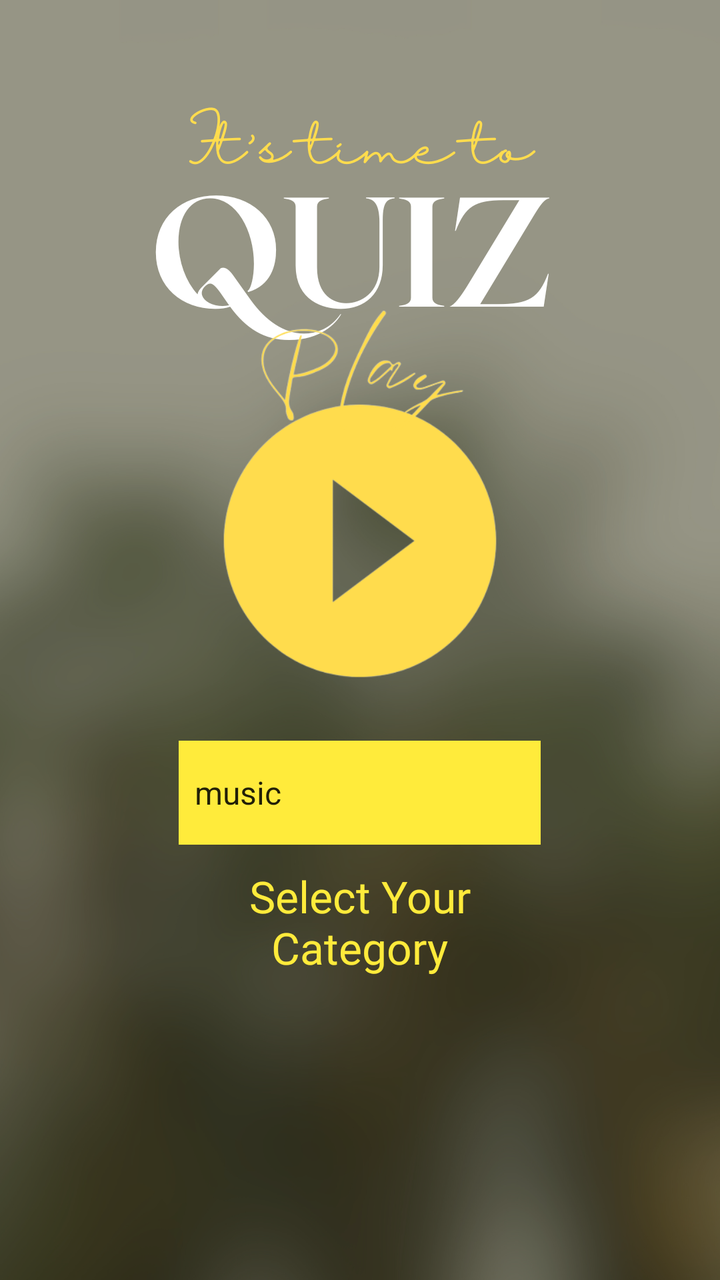
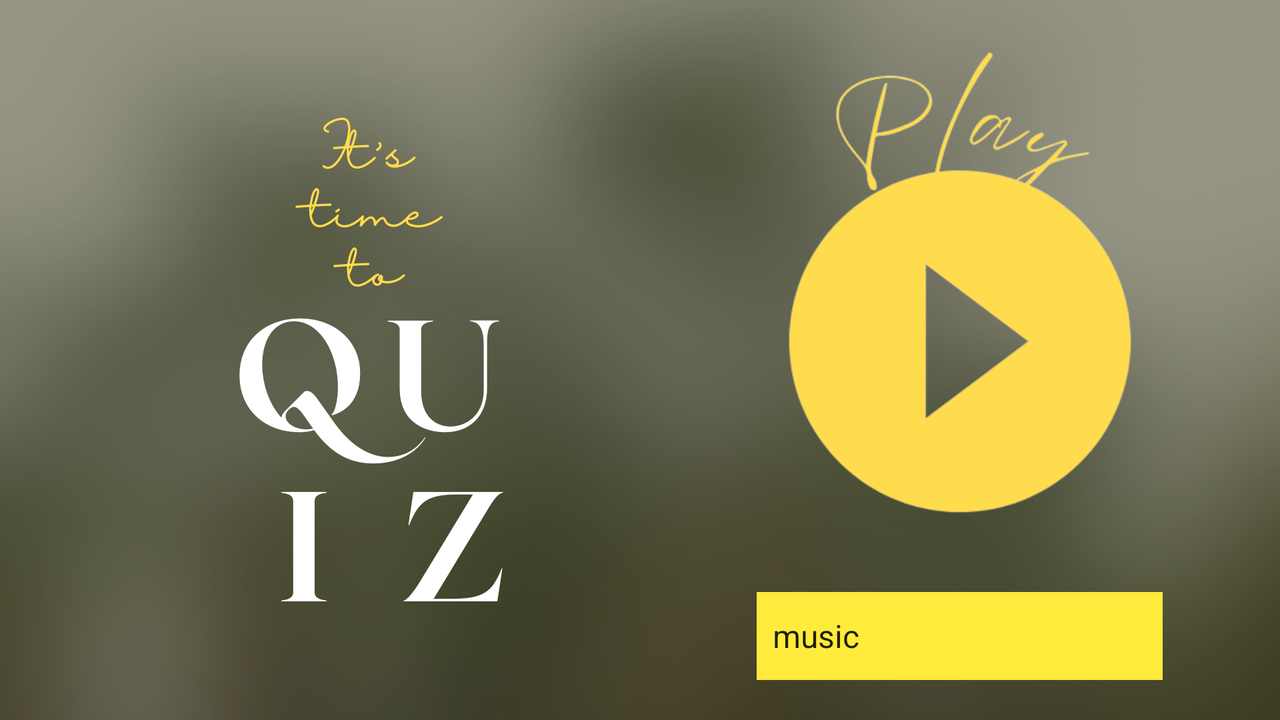

An Android layout and its configuration variant, each rendered on a device that would load it. The default file and the variant file are quoted in full after the pictures.
<!-- AndroidManifest.xml: application theme Theme.Quiz -->
<!-- res/layout/activity_main.xml -->
<?xml version="1.0" encoding="utf-8"?>
<LinearLayout xmlns:android="http://schemas.android.com/apk/res/android"
    xmlns:app="http://schemas.android.com/apk/res-auto"
    xmlns:tools="http://schemas.android.com/tools"
    android:layout_width="match_parent"
    android:layout_height="match_parent"
    android:background="@drawable/portrait_main_background"
    android:gravity="center"
    android:orientation="vertical"
    tools:context=".MainActivity">

    <ImageView
        android:id="@+id/imageView"
        android:layout_width="220dp"
        android:layout_height="220dp"
        android:src="@drawable/play_but"
        android:layout_centerHorizontal="true"
        android:layout_centerVertical="true" />

    <Spinner
        android:id="@+id/categorySelector"
        android:layout_width="181dp"
        android:layout_height="52dp"
        android:background="#FFEB3B"
        android:entries="@array/spinner_entries"
        android:gravity="center" />

    <TextView
        android:id="@+id/textView2"
        android:layout_width="153dp"
        android:layout_height="57dp"
        android:layout_marginTop="10dp"
        android:fontFamily="@font/almendra_sc"
        android:gravity="center"
        android:text="Select Your Category"
        android:textColor="#FFEB3B"
        android:textSize="22sp" />
</LinearLayout>
<!-- resources referenced by this layout -->
<resources>
  <string-array name="spinner_entries">
          <item>music</item>
          <item>sport/leisure </item>
          <item>film&amp;tv </item>
          <item>arts&amp;iterature</item>
          <item>history </item>
          <item>society&amp;culture</item>
          <item>science</item>
          <item>geography</item>
          <item>food&amp;drink</item>
          <item>general knowledge</item>
      </string-array>
  <!-- drawable play_but: png bitmap (drawable, 34732 bytes) -->
  <!-- drawable portrait_main_background: png bitmap (drawable, 506386 bytes) -->
  <style name="Theme.Quiz" parent="Theme.MaterialComponents.DayNight.DarkActionBar">
          
          <item name="colorPrimary">@color/navAndStatusBarColor</item>
          <item name="colorPrimaryVariant">@color/purple_700</item>
          <item name="colorOnPrimary">@color/white</item>
          
          <item name="colorSecondary">@color/teal_200</item>
          <item name="colorSecondaryVariant">@color/teal_700</item>
          <item name="colorOnSecondary">@color/black</item>
          
          <item name="android:statusBarColor">@color/navAndStatusBarColor</item>
          
          <item name="android:navigationBarColor">@color/navAndStatusBarColor</item>
      </style>
  <color name="navAndStatusBarColor">#7b785f</color>
  <color name="purple_700">#FF3700B3</color>
  <color name="white">#FFFFFFFF</color>
  <color name="teal_200">#FF03DAC5</color>
  <color name="teal_700">#FF018786</color>
  <color name="black">#FF000000</color>
</resources>
<!-- res/layout-land/activity_main.xml (the repository's variant of the layout above) -->
<!-- drawn on the phone turned sideways -->
<?xml version="1.0" encoding="utf-8"?>
<LinearLayout xmlns:android="http://schemas.android.com/apk/res/android"
    xmlns:app="http://schemas.android.com/apk/res-auto"
    xmlns:tools="http://schemas.android.com/tools"
    android:layout_width="match_parent"
    android:layout_height="match_parent"
    android:background="@drawable/landscape_main_background"
    tools:context=".MainActivity">

    <LinearLayout
        android:layout_width="0dp"
        android:layout_height="match_parent"
        android:layout_weight="1"
        android:orientation="vertical"
        android:paddingTop="20dp"
        android:paddingBottom="20dp">

    </LinearLayout>

    <LinearLayout
        android:layout_width="0dp"
        android:layout_height="match_parent"
        android:layout_weight="1"
        android:gravity="center"
        android:orientation="vertical"
        android:paddingTop="20dp"
        android:paddingBottom="20dp">

        <ImageView
            android:id="@+id/imageView"
            android:layout_width="wrap_content"
            android:layout_height="wrap_content"
            android:layout_weight="2"
            app:srcCompat="@drawable/play_but" />

        <Spinner
            android:id="@+id/categorySelector"
            android:layout_width="203dp"
            android:layout_height="66dp"
            android:layout_weight="1"
            android:background="#FFEB3B"
            android:entries="@array/spinner_entries"
            android:gravity="center"
            android:popupBackground="#FFEB3B" />
    </LinearLayout>


</LinearLayout>
<!-- resources referenced by the variant -->
<!-- as the phone turned sideways resolves them -->
<resources>
  <string-array name="spinner_entries">
          <item>music</item>
          <item>sport/leisure </item>
          <item>film&amp;tv </item>
          <item>arts&amp;iterature</item>
          <item>history </item>
          <item>society&amp;culture</item>
          <item>science</item>
          <item>geography</item>
          <item>food&amp;drink</item>
          <item>general knowledge</item>
      </string-array>
  <!-- drawable landscape_main_background: png bitmap (drawable, 565041 bytes) -->
  <!-- drawable play_but: png bitmap (drawable, 34732 bytes) -->
  <style name="Theme.Quiz" parent="Theme.MaterialComponents.DayNight.DarkActionBar">
          
          <item name="colorPrimary">@color/navAndStatusBarColor</item>
          <item name="colorPrimaryVariant">@color/purple_700</item>
          <item name="colorOnPrimary">@color/white</item>
          
          <item name="colorSecondary">@color/teal_200</item>
          <item name="colorSecondaryVariant">@color/teal_700</item>
          <item name="colorOnSecondary">@color/black</item>
          
          <item name="android:statusBarColor">@color/navAndStatusBarColor</item>
          
          <item name="android:navigationBarColor">@color/navAndStatusBarColor</item>
      </style>
  <color name="navAndStatusBarColor">#7b785f</color>
  <color name="purple_700">#FF3700B3</color>
  <color name="white">#FFFFFFFF</color>
  <color name="teal_200">#FF03DAC5</color>
  <color name="teal_700">#FF018786</color>
  <color name="black">#FF000000</color>
</resources>
